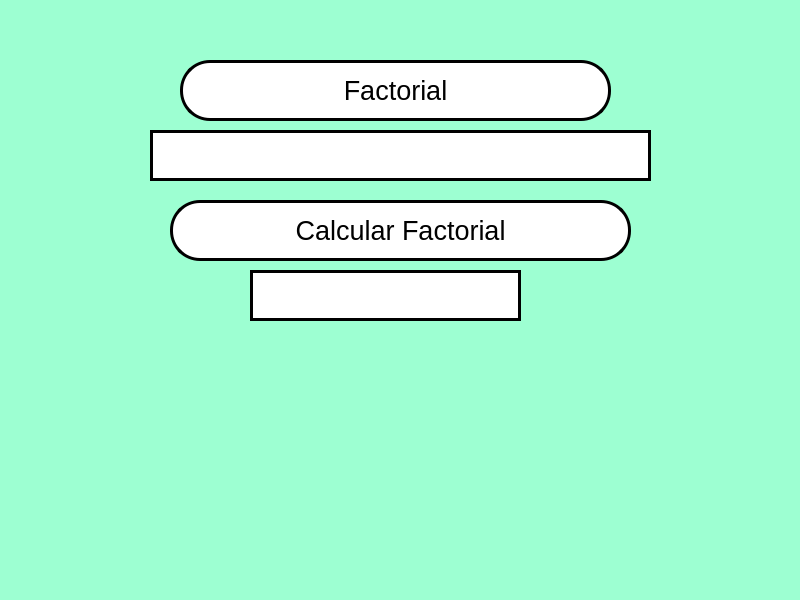
<?xml version="1.0" encoding="UTF-8"?>
<ui version="4.0">
 <class>MainWindow</class>
 <widget class="QMainWindow" name="MainWindow">
  <property name="geometry">
   <rect>
    <x>0</x>
    <y>0</y>
    <width>800</width>
    <height>600</height>
   </rect>
  </property>
  <property name="windowTitle">
   <string>MainWindow</string>
  </property>
  <property name="styleSheet">
   <string notr="true">background-color: rgb(157, 255, 210);</string>
  </property>
  <widget class="QWidget" name="centralwidget">
   <widget class="QLineEdit" name="txt_numero">
    <property name="geometry">
     <rect>
      <x>150</x>
      <y>130</y>
      <width>501</width>
      <height>51</height>
     </rect>
    </property>
    <property name="font">
     <font>
      <pointsize>18</pointsize>
     </font>
    </property>
    <property name="styleSheet">
     <string notr="true">background-color: rgb(255, 255, 255);
border-radius: 30px;
border: 3px solid black;</string>
    </property>
    <property name="alignment">
     <set>Qt::AlignCenter</set>
    </property>
   </widget>
   <widget class="QPushButton" name="btn_calcular">
    <property name="geometry">
     <rect>
      <x>170</x>
      <y>200</y>
      <width>461</width>
      <height>61</height>
     </rect>
    </property>
    <property name="font">
     <font>
      <pointsize>20</pointsize>
     </font>
    </property>
    <property name="styleSheet">
     <string notr="true">background-color: rgb(255, 255, 255);
border-radius: 30px;
border: 3px solid black;</string>
    </property>
    <property name="text">
     <string>Calcular Factorial</string>
    </property>
   </widget>
   <widget class="QLineEdit" name="txt_resultado">
    <property name="geometry">
     <rect>
      <x>250</x>
      <y>270</y>
      <width>271</width>
      <height>51</height>
     </rect>
    </property>
    <property name="font">
     <font>
      <pointsize>30</pointsize>
     </font>
    </property>
    <property name="styleSheet">
     <string notr="true">background-color: rgb(255, 255, 255);
border-radius: 30px;
border: 3px solid black;</string>
    </property>
    <property name="alignment">
     <set>Qt::AlignCenter</set>
    </property>
   </widget>
   <widget class="QLabel" name="label">
    <property name="geometry">
     <rect>
      <x>180</x>
      <y>60</y>
      <width>431</width>
      <height>61</height>
     </rect>
    </property>
    <property name="font">
     <font>
      <pointsize>20</pointsize>
     </font>
    </property>
    <property name="styleSheet">
     <string notr="true">background-color: rgb(255, 255, 255);
border-radius: 30px;
border: 3px solid black;</string>
    </property>
    <property name="text">
     <string>Factorial</string>
    </property>
    <property name="alignment">
     <set>Qt::AlignCenter</set>
    </property>
   </widget>
  </widget>
  <widget class="QMenuBar" name="menubar">
   <property name="geometry">
    <rect>
     <x>0</x>
     <y>0</y>
     <width>800</width>
     <height>26</height>
    </rect>
   </property>
  </widget>
  <widget class="QStatusBar" name="statusbar"/>
 </widget>
 <resources/>
 <connections/>
</ui>
